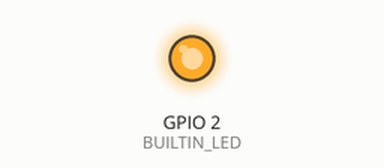
The sketch below on a simulated ESP32. Parts: output pins drawn as LEDs (lit = HIGH). WiFi joins after 1.5 s; servers stay silent unless stated; no MQTT or app messages arrive unless stated; what the sketch prints to the serial monitor is not drawn.

Above: at 0.1 s.
At 1.6 s:
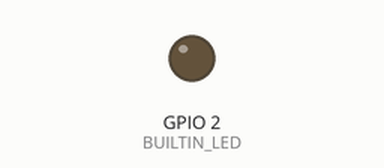
Timing chart, 0 to 3.1 s (numbered marks = the images above):
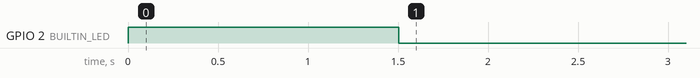

The sketch:

Esp32PubAuth.ino
```cpp
#include "WiFi.h"
#include <PubSubClient.h>

const char* ssid="ROGPHONE2";
const char* password="Nikhil555";
const char* mqtt_server="192.168.43.176";
int BUILTIN_LED=2;
WiFiClient espClient;
PubSubClient client(espClient);

void setup_wifi() {

  Serial.println();
  Serial.print("Connecting to ");
  Serial.println(ssid);
  WiFi.begin(ssid, password);

  while (WiFi.status() != WL_CONNECTED) {
    digitalWrite(BUILTIN_LED,HIGH);
    delay(500);
    Serial.print(".");
  }

  Serial.println("");
  Serial.println("WiFi connected");
  digitalWrite(BUILTIN_LED,LOW);
  Serial.println("IP address: ");
  Serial.println(WiFi.localIP());
}

void reconnect(){
  while (!client.connected()){
    Serial.print("Attempting MQTT connection...");
    String clientId = "iotTest";
    String user = "iot";
    String pass = "iot1234";
    if(client.connect(clientId.c_str(),user.c_str(), pass.c_str())){
      Serial.println("Connected");
      client.publish("test","FirstPubSubdemo Auth");
    }
    else {
      Serial.print("failed, rc=");
      Serial.print(client.state());
      Serial.println(" try again in 5 seconds");
      delay(5000);
    }
  }
}

void setup() {
  pinMode(BUILTIN_LED, OUTPUT);
  Serial.begin(115200);
  setup_wifi();
  client.setServer(mqtt_server,1883);

}

void loop() {
  if (!client.connected()) {
    reconnect();
  }
  client.loop();


}
```
